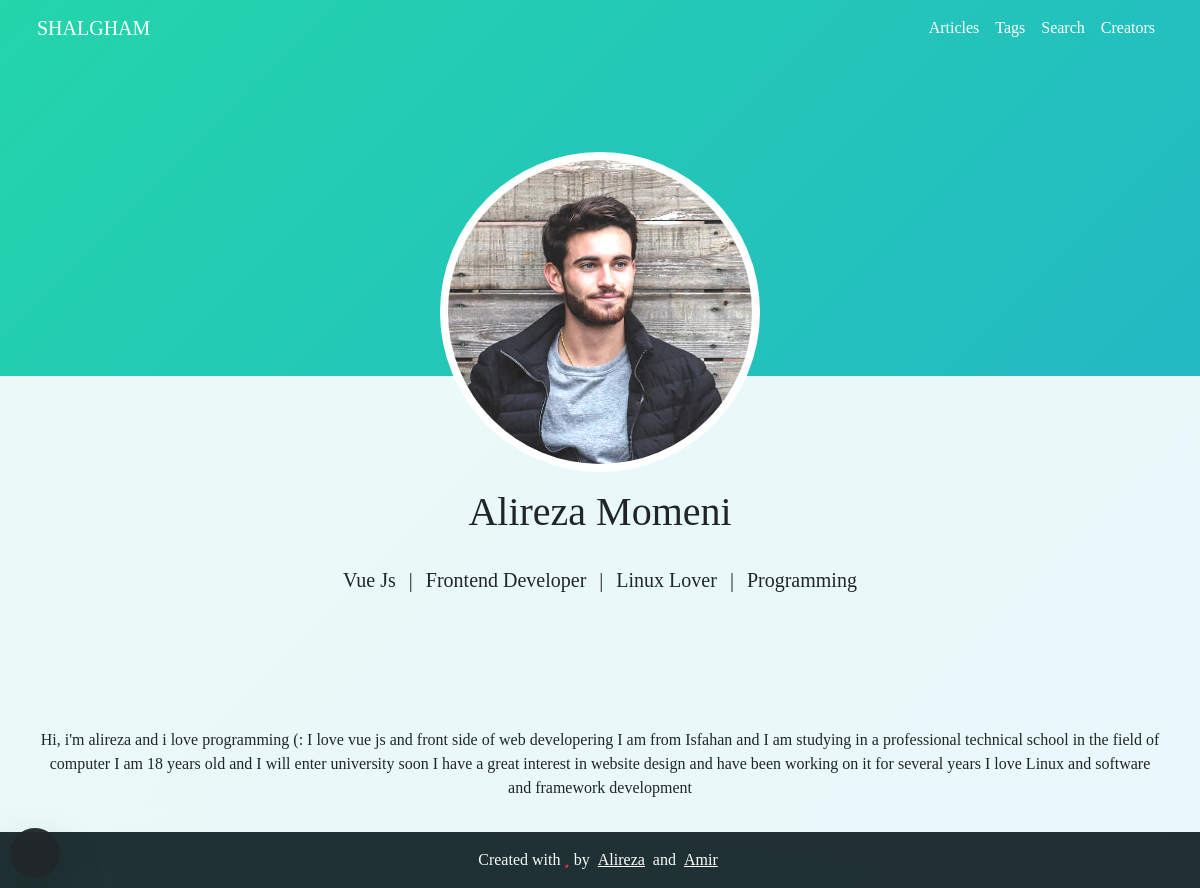
The app's page /alireza with its own data.
### blog/models.py (models this page shows, shortened)
class User(AbstractUser):
    thumbnail     = models.ImageField(upload_to='creators',default='creators/default.png')
    telegram      = models.URLField(null=True,blank=True)
    instagram     = models.URLField(null=True,blank=True)
    github        = models.URLField(null=True,blank=True)
    user_page_url = models.CharField(max_length=200)
    desc          = RichTextField(null=True)
    skills        = models.CharField(max_length=500,null=True,help_text='pls separate the skills by 3')
    def get_skills(self):
        skills_list = self.skills.split('-')
        return skills_list
    def full_capital_name(self):
        if self.first_name and self.last_name:
            return f'{self.first_name.capitalize()} {self.last_name.capitalize()}'
        else:
            return self.username.capitalize()

### blog/views.py (the view)
# urls.py: path('alireza',AlirezaView),
def AlirezaView(request):
    context = {
        'data' : User.objects.get(username='alireza')
    }
    return render(request,'creator.html',context=context)

### blog/models.py (called while the page is built)
	def active(self):
		return self.filter(status=True)

### blog/templatetags/template_tags.py (called while the page is built)
@register.simple_tag
def site_setting(value):
    try:
        return contents.data_set[value]
    except:
        pass

### template/creator.html (shortened to what this page needs)
<!DOCTYPE html>
<html lang="en">
<head>
    <link rel="stylesheet" href="/static/blog/fontawesome-free-5.15.3-web/css/all.css">
    <link rel="stylesheet" href="/static/blog/css/bootstrap.css">
    <link rel="stylesheet" href="/static/blog/css/custom.css">
    <link rel="stylesheet" href="/static/blog/css/responsiv.css">
    <link rel="stylesheet" href="/static/blog/css/pages/profile.css">
</head>
<body>
    <header class="thumbnail">
        {% include 'partials/navbar.html' %}
    </header>
    <main class="pt-5">
        <div class="container">
            <div class="row gx-md-5">
                <div class="col-12">
                    <div id="profile-master" data-rellax-speed="3"
                        class="w-100 position-relative px-4 text-center rellax">
                        <img src="{{ data.thumbnail.url }}" class="rounded-pill p-2 bg-white" alt="">
                    </div>
                    <section class="py-3">
                        <h1 class="text-center pb-3">
                            {{ data.full_capital_name }}
                        </h1>
                        <h5 class="text-center font-weight-normal">
                            {% for skill in data.get_skills %}
                            {% if not forloop.last %}
                            <span class="p-2 d-inline-block">{{ skill|title }}</span> |
                            {% else %}
                            <span class="p-2 d-inline-block">{{ skill|title }}</span>
                            {% endif %}
                            {% endfor %}
                        </h5>
                        <div class="text-center icon-social-networks pt-5">
                            {% if data.telegram  %}
                            <a href="{{ data.telegram }}" class="px-2"><i
                                    class="fab fa-telegram-plane text-dark"></i></a>
                            {% endif %}
                            {% if data.instagram  %}
                            <a href="{{ data.instagram }}" class="px-2"><i class="fab fa-instagram text-dark"></i></a>
                            {% endif %}
                            {% if data.github  %}
                            <a href="{{ data.github }}" class="px-2"><i class="fab fa-github text-dark"></i></a>
                            {% endif %}
                        </div>
                        <p class="pt-4">
                            {{ data.desc|safe }}
                        </p>
                    </section>
                </div>
            </div>
        </div>
    </main>
    {% include 'partials/footer.html' %}
</body>
</html>

### static/blog/css/custom.css (style rules this page uses)
* { font-family: FiraSans-E; word-wrap: break-word; }
body { width: 100%; background: no-repeat center; background-size: cover; background-attachment: fixed; }
main { background: rgba(255, 255, 255, 0.9); backdrop-filter: blur(15px) !important; -webkit-backdrop-filter: blur(15px) !important; -moz-backdrop-filter: blur(15px) !important; box-shadow: 0px 10px 11px 0px rgba(0, 0, 0, 0.075); }
h1 { font-family: FiraSans-MT; }
h5 { font-family: FiraSans-MT; }
.font-weight-normal { font-family: FiraSans-M; font-style: normal !important; }

### static/blog/css/pages/profile.css (style rules this page uses)
body { width: 100%; background: linear-gradient(-45deg, #ee7752, #e73c7e, #23a6d5, #23d5ab); background-size: 400% 400%; animation: gradient 15s ease infinite; height: 100vh; }
header { height: 47vh; width: 100%; }
main #profile-master { margin-top: -17rem; }
main #profile-master img { width: 100%; max-width: 20rem; }
main .icon-social-networks a i { font-size: 30px !important; }

### records on screen
User: thumbnail (picture), full_capital_name "Alireza Momeni", desc "Hi, i'm alireza and i love programming (: I love vue js and front side of web developering I am from Isfahan and I am studying in a professional technical school in the field of computer I am 18 years old and I will enter university soon I have a great interest in website design and have been working on it for several years I love Linux and software and framework development"

### other values on screen
{{ skill|title }} "Vue Js" "Frontend Developer" "Linux Lover"
{{ skill|title }} "Programming"
